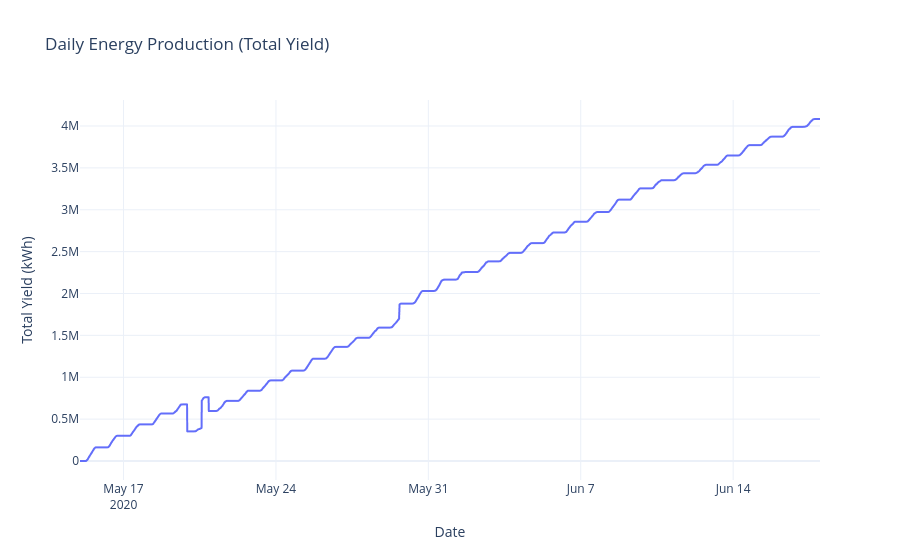

Notebook code cell kept with this figure:
### Code cell
fig_yield = px.line(
    solar_data, 
    x='DATE_TIME', 
    y='TOTAL_YIELD(kWh)', 
    title='Daily Energy Production (Total Yield)',
    labels={'TOTAL_YIELD(kWh)': 'Total Yield (kWh)', 'DATE_TIME': 'Date'},
    template='plotly_white'
)
fig_yield.show(config={"scrollZoom": True})

### Figure 1 — Plotly figure (JSON) as saved in the notebook; plotly's stock layout.template omitted (floating-point values rounded to 4 significant figures; data arrays with more than 128 entries replaced by an {"elided": "..."} marker saying what was removed)
{"data": [{"hovertemplate": "Date=%{x}<br>Total Yield (kWh)=%{y}<extra></extra>", "legendgroup": "", "line": {"color": "#636efa", "dash": "solid"}, "marker": {"symbol": "circle"}, "mode": "lines", "name": "", "showlegend": false, "type": "scattergl", "x": {"elided": "3259 str values"}, "xaxis": "x", "y": {"elided": "3259 float values"}, "yaxis": "y"}], "layout": {"legend": {"tracegroupgap": 0}, "title": {"text": "Daily Energy Production (Total Yield)"}, "xaxis": {"anchor": "y", "domain": [0, 1], "title": {"text": "Date"}}, "yaxis": {"anchor": "x", "domain": [0, 1], "title": {"text": "Total Yield (kWh)"}}}}
